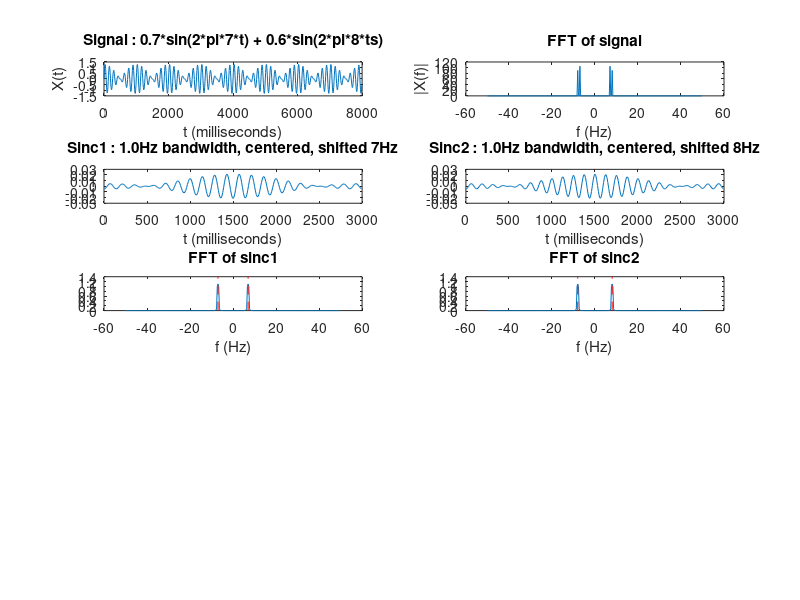

The MATLAB script that drew this image: (Note: this script raises an error after producing the figure.)
close all;
clear;
clc;

%% Variables
Ls = 800;           % Length of signal
Lf = 300;           % Length of filter
Fs = 100;           % Sampling frequency
T = 1 / Fs;         % Sampling period
ts = (0:Ls-1) * T;  % Time vector of signal
tf = (0:Lf-1) * T;  % Time vector of filter

Freq1 = 7;
Freq2 = 8;
Amp1 = 0.7;
Amp2 = 0.6;
AmpN = 0.01;
bandw = 1;
freq1 = Freq1;
freq2 = Freq2;

plotCol = 5;
plotInd = 0;

%% Signal generation
S1 = Amp1 * sin(2 * pi * Freq1 * ts);
S2 = Amp2 * sin(2 * pi * Freq2 * ts);
S = S1 + S2;
% X = S + AmpN * randn(size(ts));
X = S;

figure('units', 'normalized', 'outerposition', [0 0 1 1]);
plotInd = plotInd + 1;
subplot(plotCol, 2, plotInd);
plot(ts * 1e3, X);
title(sprintf('Signal : %.1f*sin(2*pi*%d*t) + %.1f*sin(2*pi*%d*ts)', Amp1, Freq1, Amp2, Freq2));
xlabel('t (milliseconds)');
ylabel('X(t)');

%% FFT of received signal
Y = fftshift(fft(X(1:Lf), Lf));
f = linspace(-Fs / 2, Fs / 2 - Fs / Lf, length(Y));
plotInd = plotInd + 1;
subplot(plotCol, 2, plotInd);
plot(f, abs(Y));
title('FFT of signal');
xlabel('f (Hz)');
ylabel('|X(f)|');

%% Sinc filters
A1 = sinc(bandw * (tf - (Lf/Fs/2))) .* cos(2 * pi * freq1 * tf);
A1 = A1 ./ sum(abs(A1) .^ 2);   % Normalization
plotInd = plotInd + 1;
subplot(plotCol, 2, plotInd);
plot(tf * 1e3, A1);
title(sprintf('Sinc1 : %.1fHz bandwidth, centered, shifted %dHz', bandw, freq1));
xlabel('t (milliseconds)');

A2 = sinc(bandw * (tf - (Lf/Fs/2))) .* cos(2 * pi * freq2 * tf);
A2 = A2 ./ sum(abs(A2) .^ 2);   % Normalization
plotInd = plotInd + 1;
subplot(plotCol, 2, plotInd);
plot(tf * 1e3, A2);
title(sprintf('Sinc2 : %.1fHz bandwidth, centered, shifted %dHz', bandw, freq2));
xlabel('t (milliseconds)');

%% Examination of sinc filters using FFT and IFFT
test1FFT = fftshift(fft(A1, Lf));
% test1FVec = -numel(test1FFT)/2:numel(test1FFT)/2-1;
plotInd = plotInd + 1;
subplot(plotCol, 2, plotInd);
% plot(test1FVec, abs(test1FFT));
plot(f, abs(test1FFT));
line([Freq1 Freq1 ; -Freq1 -Freq1]', [get(gca, 'YLim') ; get(gca, 'YLim')]', 'Color', 'red', 'LineStyle', '--');
title('FFT of sinc1');
xlabel('f (Hz)');

test2FFT = fftshift(fft(A2, Lf));
% test2FVec = -numel(test2FFT)/2:numel(test2FFT)/2-1;
plotInd = plotInd + 1;
subplot(plotCol, 2, plotInd);
% plot(test2FVec, abs(test2FFT));
plot(f, abs(test2FFT));
line([Freq2 Freq2 ; -Freq2 -Freq2]', [get(gca, 'YLim') ; get(gca, 'YLim')]', 'Color', 'red', 'LineStyle', '--');
title('FFT of sinc2');
xlabel('f (Hz)');

%% Convolution
B1 = conv(X(1:Lf), A1, 'same');
C1 = convolution_test(X(1:Lf), A1, 'same');
plotInd = plotInd + 1;
subplot(plotCol, 2, plotInd);
plot(tf * 1e3, B1, tf * 1e3, C1, '-.');
legend('matlab function', 'test function', 'Location', 'southeast');
title('Convolution of signal and sinc1');
xlabel('t (milliseconds)');

B2 = conv(X(1:Lf), A2, 'same');
C2 = convolution_test(X(1:Lf), A2, 'same');
plotInd = plotInd + 1;
subplot(plotCol, 2, plotInd);
plot(tf * 1e3, B2, tf * 1e3, C2, '-.');
legend('matlab function', 'test function', 'Location', 'southeast');
title('Convolution of signal and sinc2');
xlabel('t (milliseconds)');

%% Comparison of powers
Pwr_S1 = sum(S1(1:Lf) .^ 2);
Pwr_S2 = sum(S2(1:Lf) .^ 2);
Pwr_B1 = sum(B1 .^ 2);
Pwr_B2 = sum(B2 .^ 2);
Pwr_C1 = sum(C1 .^ 2);
Pwr_C2 = sum(C2 .^ 2);
Pwr = [Pwr_S1 Pwr_B1 Pwr_C1 ; Pwr_S2 Pwr_B2 Pwr_C2];
plotInd = plotInd + 1;
subplot(plotCol, 2, plotInd);
bar(Pwr);
set(gca, 'XTickLabel', {sprintf('%dHz', freq1), sprintf('%dHz', freq2)});
title('Comparison of signal powers');
legend('source', 'matlab function', 'test function', 'Location', 'southeast');

%% Loss powers of signal
LossPwr_B1 = (1 - Pwr_B1 / Pwr_S1) * 100;   % Loss of signal (%)
LossPwr_B2 = (1 - Pwr_B2 / Pwr_S2) * 100;   % Loss of signal (%)
LossPwr_C1 = (1 - Pwr_C1 / Pwr_S1) * 100;   % Loss of signal (%)
LossPwr_C2 = (1 - Pwr_C2 / Pwr_S2) * 100;   % Loss of signal (%)
Loss = [LossPwr_B1 LossPwr_C1 ; LossPwr_B2 LossPwr_C2];
plotInd = plotInd + 1;
subplot(plotCol, 2, plotInd);
bar(Loss);
set(gca, 'XTickLabel', {sprintf('%dHz', freq1), sprintf('%dHz', freq2)});
title('Loss powers of signal (%)');
legend('matlab function', 'test function');
ylabel('percentage');
ylim([0 100]);
